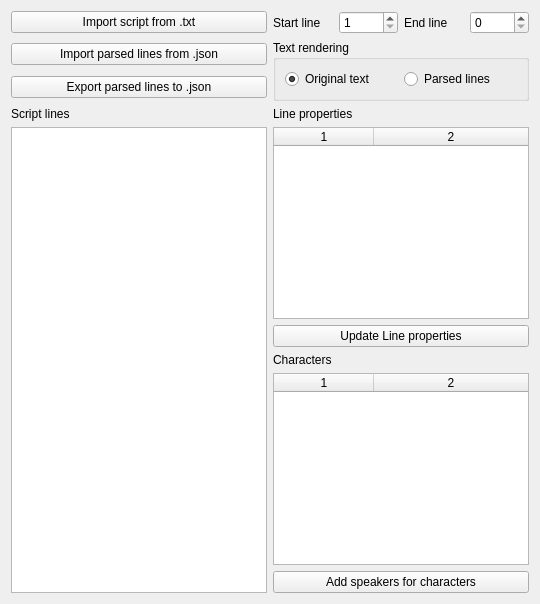
       <widget class="QWidget" name="tabScript">
        <attribute name="title">
         <string>Script</string>
        </attribute>
        <layout class="QGridLayout" name="gridLayout_6">
         <item row="9" column="1" colspan="2">
          <widget class="QLabel" name="lblCharacters">
           <property name="text">
            <string>Characters</string>
           </property>
          </widget>
         </item>
         <item row="11" column="1" colspan="4">
          <widget class="QPushButton" name="butAddCharacters">
           <property name="text">
            <string>Add speakers for characters</string>
           </property>
          </widget>
         </item>
         <item row="1" column="2">
          <widget class="QSpinBox" name="spinStartLine">
           <property name="minimum">
            <number>1</number>
           </property>
           <property name="maximum">
            <number>9999</number>
           </property>
          </widget>
         </item>
         <item row="1" column="3">
          <widget class="QLabel" name="label_3">
           <property name="text">
            <string>End line</string>
           </property>
          </widget>
         </item>
         <item row="1" column="4">
          <widget class="QSpinBox" name="spinEndLine">
           <property name="maximum">
            <number>9999</number>
           </property>
          </widget>
         </item>
         <item row="1" column="0">
          <widget class="QPushButton" name="butImportScript">
           <property name="text">
            <string>Import script from .txt</string>
           </property>
          </widget>
         </item>
         <item row="10" column="1" colspan="4">
          <widget class="QTableWidget" name="tblCharacters">
           <property name="editTriggers">
            <set>QAbstractItemView::NoEditTriggers</set>
           </property>
           <property name="columnCount">
            <number>2</number>
           </property>
           <attribute name="horizontalHeaderStretchLastSection">
            <bool>true</bool>
           </attribute>
           <column/>
           <column/>
          </widget>
         </item>
         <item row="7" column="1" colspan="4">
          <widget class="QTableWidget" name="tblLineProps">
           <property name="sortingEnabled">
            <bool>false</bool>
           </property>
           <property name="columnCount">
            <number>2</number>
           </property>
           <attribute name="horizontalHeaderStretchLastSection">
            <bool>true</bool>
           </attribute>
           <column/>
           <column/>
          </widget>
         </item>
         <item row="1" column="1">
          <widget class="QLabel" name="label_2">
           <property name="text">
            <string>Start line</string>
           </property>
          </widget>
         </item>
         <item row="6" column="1" colspan="2">
          <widget class="QLabel" name="lblLineProps">
           <property name="text">
            <string>Line properties</string>
           </property>
          </widget>
         </item>
         <item row="6" column="0">
          <widget class="QLabel" name="lblLineView">
           <property name="text">
            <string>Script lines</string>
           </property>
          </widget>
         </item>
         <item row="8" column="1" colspan="4">
          <widget class="QPushButton" name="butUpdateLineProps">
           <property name="text">
            <string>Update Line properties</string>
           </property>
          </widget>
         </item>
         <item row="2" column="0">
          <widget class="QPushButton" name="butImportParsed">
           <property name="text">
            <string>Import parsed lines from .json</string>
           </property>
          </widget>
         </item>
         <item row="3" column="0">
          <widget class="QPushButton" name="butExportParsedLines">
           <property name="text">
            <string>Export parsed lines to .json</string>
           </property>
          </widget>
         </item>
         <item row="2" column="1" rowspan="2" colspan="4">
          <widget class="QGroupBox" name="grboxTextVis">
           <property name="title">
            <string>Text rendering</string>
           </property>
           <layout class="QHBoxLayout" name="horizontalLayout">
            <item>
             <widget class="QRadioButton" name="rbutPlain">
              <property name="text">
               <string>Original text</string>
              </property>
              <property name="checked">
               <bool>true</bool>
              </property>
             </widget>
            </item>
            <item>
             <widget class="QRadioButton" name="rbutParsed">
              <property name="text">
               <string>Parsed lines</string>
              </property>
             </widget>
            </item>
           </layout>
          </widget>
         </item>
         <item row="7" column="0" rowspan="5">
          <widget class="QListWidget" name="listScriptLines">
           <property name="movement">
            <enum>QListView::Free</enum>
           </property>
           <property name="wordWrap">
            <bool>true</bool>
           </property>
          </widget>
         </item>
        </layout>
       </widget>
